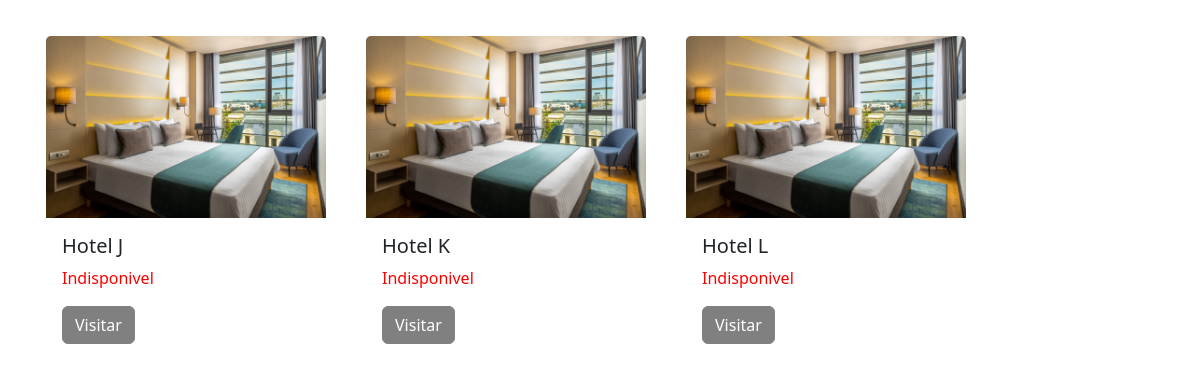
Screenshot of /site/poshotel.php?cidade=5 with the database file from the repository.
### tables this page shows
CREATE TABLE `tb_hotel` (
  `idtb_hotel` int(11) NOT NULL,
  `nome_hotel` varchar(50) NOT NULL,
  `tb_lugar_idtb_lugar` int(11) NOT NULL,
  `preco_hotel` int(11) NOT NULL,
  `data_disponivel_ida` date NOT NULL,
  `data_disponivel_volta` date NOT NULL,
  KEY `tb_lugar_idtb_lugar` (`tb_lugar_idtb_lugar`),
  CONSTRAINT `tb_hotel_ibfk_1` FOREIGN KEY (`tb_lugar_idtb_lugar`) REFERENCES `tb_lugar` (`idtb_lugar`)
);

### site/poshotel.php (the view, shortened to what this page needs)
<!DOCTYPE html>
<html lang="en">
<head>
    <link href="https://cdn.jsdelivr.net/npm/bootstrap@5.3.0/dist/css/bootstrap.min.css" rel="stylesheet">
</head>
<body>
<div class="container">
<?php
$idlugar = $_GET['cidade'];
$conexao = mysqli_connect('db','root','123','db_turismo');
$sql = "SELECT * FROM tb_hotel WHERE tb_lugar_idtb_lugar = '$idlugar'";
$result = $conexao->query($sql);
if ($result->num_rows > 0) {
    while($row = $result->fetch_assoc()) {
        $dataida = $_GET['dataida'];
        $bd_ida = $row['data_disponivel_ida'];
        if ($bd_ida <= $dataida){
            $disponivel = "<p class='card-text disponivel'>Disponivel</p>";
            $botao = "<a href='' class='btn btn-primary'>Visitar</a>";
        } else{
            $disponivel = "<p class='card-text indisponivel'>Indisponivel</p>";
            $botao = "<a href='' class='btn btn-secondary btn-indpon' readonly>Visitar</a>";
        }
        echo "<div class='card' style='width: 18rem;'>";
        echo "<img class='card-img-top' src='imagens/hotel/hotel.jpeg' alt='Card image cap'>";
        echo "<div class='card-body'>";
        echo "<h5 class='card-title'>".$row["nome_hotel"]."</h5>";
        echo $disponivel;
        echo $botao;
        echo "</div>";
        echo "</div>";
    }
} else {
    echo "<p style='background-color: white; width: 100%;'>0 results</p>";
}
?>
</div>
</body>
</html>

### site/poshotel.php (style rules this page uses)
body { margin: 0; padding: 0; background-color: transparent; }
.container { margin-top: 2em; display: flex; flex-wrap: wrap; gap: 2em; }
.container .card { border: 4px solid rgba(255,255,255,0.5); }
.card .indisponivel { color: red; }
.card .btn-indpon { background-color: gray; border-color: gray; }
.card .btn-indpon { background-color: gray; }

### rows the page displays
tb_hotel: nome_hotel "Hotel J", data_disponivel_ida "Indisponivel"
tb_hotel: nome_hotel "Hotel K", data_disponivel_ida "Indisponivel"
tb_hotel: nome_hotel "Hotel L", data_disponivel_ida "Indisponivel"
